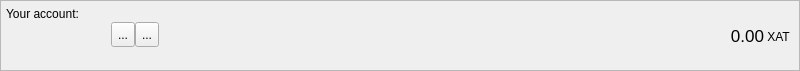
<?xml version="1.0" encoding="UTF-8"?>
<ui version="4.0">
 <class>AccountFrame</class>
 <widget class="QFrame" name="AccountFrame">
  <property name="geometry">
   <rect>
    <x>0</x>
    <y>0</y>
    <width>800</width>
    <height>71</height>
   </rect>
  </property>
  <property name="minimumSize">
   <size>
    <width>0</width>
    <height>70</height>
   </size>
  </property>
  <property name="maximumSize">
   <size>
    <width>16777215</width>
    <height>71</height>
   </size>
  </property>
  <property name="windowTitle">
   <string>Frame</string>
  </property>
  <property name="frameShape">
   <enum>QFrame::StyledPanel</enum>
  </property>
  <property name="frameShadow">
   <enum>QFrame::Plain</enum>
  </property>
  <layout class="QHBoxLayout" name="horizontalLayout_3">
   <property name="spacing">
    <number>0</number>
   </property>
   <property name="leftMargin">
    <number>5</number>
   </property>
   <property name="topMargin">
    <number>0</number>
   </property>
   <property name="rightMargin">
    <number>5</number>
   </property>
   <property name="bottomMargin">
    <number>0</number>
   </property>
   <item>
    <layout class="QVBoxLayout" name="verticalLayout_3">
     <property name="spacing">
      <number>1</number>
     </property>
     <property name="leftMargin">
      <number>0</number>
     </property>
     <property name="rightMargin">
      <number>0</number>
     </property>
     <item>
      <widget class="QLabel" name="label">
       <property name="minimumSize">
        <size>
         <width>0</width>
         <height>20</height>
        </size>
       </property>
       <property name="maximumSize">
        <size>
         <width>16777215</width>
         <height>20</height>
        </size>
       </property>
       <property name="text">
        <string>Your account:</string>
       </property>
       <property name="alignment">
        <set>Qt::AlignBottom|Qt::AlignLeading|Qt::AlignLeft</set>
       </property>
       <property name="margin">
        <number>0</number>
       </property>
       <property name="indent">
        <number>0</number>
       </property>
      </widget>
     </item>
     <item>
      <layout class="QHBoxLayout" name="horizontalLayout">
       <property name="spacing">
        <number>0</number>
       </property>
       <property name="bottomMargin">
        <number>0</number>
       </property>
       <item>
        <widget class="QLabel" name="m_addressLabel">
         <property name="sizePolicy">
          <sizepolicy hsizetype="Minimum" vsizetype="Preferred">
           <horstretch>0</horstretch>
           <verstretch>0</verstretch>
          </sizepolicy>
         </property>
         <property name="minimumSize">
          <size>
           <width>100</width>
           <height>22</height>
          </size>
         </property>
         <property name="maximumSize">
          <size>
           <width>16777215</width>
           <height>22</height>
          </size>
         </property>
         <property name="baseSize">
          <size>
           <width>0</width>
           <height>22</height>
          </size>
         </property>
         <property name="cursor">
          <cursorShape>IBeamCursor</cursorShape>
         </property>
         <property name="toolTip">
          <string>Your receiving address</string>
         </property>
         <property name="whatsThis">
          <string>This is your account address</string>
         </property>
         <property name="text">
          <string/>
         </property>
         <property name="alignment">
          <set>Qt::AlignBottom|Qt::AlignLeading|Qt::AlignLeft</set>
         </property>
         <property name="textInteractionFlags">
          <set>Qt::TextSelectableByKeyboard|Qt::TextSelectableByMouse</set>
         </property>
        </widget>
       </item>
       <item>
        <spacer name="horizontalSpacer_2">
         <property name="orientation">
          <enum>Qt::Horizontal</enum>
         </property>
         <property name="sizeType">
          <enum>QSizePolicy::Fixed</enum>
         </property>
         <property name="sizeHint" stdset="0">
          <size>
           <width>5</width>
           <height>25</height>
          </size>
         </property>
        </spacer>
       </item>
       <item>
        <widget class="QToolButton" name="m_copyButton">
         <property name="minimumSize">
          <size>
           <width>0</width>
           <height>25</height>
          </size>
         </property>
         <property name="toolTip">
          <string>Copy address</string>
         </property>
         <property name="statusTip">
          <string/>
         </property>
         <property name="whatsThis">
          <string/>
         </property>
         <property name="text">
          <string>...</string>
         </property>
         <property name="icon">
          <iconset resource="../../resources.qrc">
           <normaloff>:/icons/copy</normaloff>:/icons/copy</iconset>
         </property>
        </widget>
       </item>
       <item>
        <widget class="QToolButton" name="m_qrButton">
         <property name="minimumSize">
          <size>
           <width>0</width>
           <height>25</height>
          </size>
         </property>
         <property name="toolTip">
          <string>Show QR code</string>
         </property>
         <property name="statusTip">
          <string/>
         </property>
         <property name="text">
          <string>...</string>
         </property>
         <property name="icon">
          <iconset>
           <normaloff>:/icons/qrcode</normaloff>:/icons/qrcode</iconset>
         </property>
        </widget>
       </item>
       <item>
        <spacer name="horizontalSpacer">
         <property name="orientation">
          <enum>Qt::Horizontal</enum>
         </property>
         <property name="sizeHint" stdset="0">
          <size>
           <width>0</width>
           <height>25</height>
          </size>
         </property>
        </spacer>
       </item>
       <item>
        <widget class="QLabel" name="totalBalance">
         <property name="sizePolicy">
          <sizepolicy hsizetype="Preferred" vsizetype="Preferred">
           <horstretch>0</horstretch>
           <verstretch>0</verstretch>
          </sizepolicy>
         </property>
         <property name="maximumSize">
          <size>
           <width>16777215</width>
           <height>24</height>
          </size>
         </property>
         <property name="font">
          <font>
           <pointsize>13</pointsize>
           <weight>50</weight>
           <bold>false</bold>
          </font>
         </property>
         <property name="toolTip">
          <string>Total balance</string>
         </property>
         <property name="statusTip">
          <string>Total balance</string>
         </property>
         <property name="text">
          <string>0.00</string>
         </property>
         <property name="alignment">
          <set>Qt::AlignBottom|Qt::AlignRight|Qt::AlignTrailing</set>
         </property>
         <property name="margin">
          <number>0</number>
         </property>
         <property name="textInteractionFlags">
          <set>Qt::TextSelectableByMouse</set>
         </property>
        </widget>
       </item>
       <item>
        <widget class="QLabel" name="label_2">
         <property name="sizePolicy">
          <sizepolicy hsizetype="Preferred" vsizetype="Fixed">
           <horstretch>0</horstretch>
           <verstretch>0</verstretch>
          </sizepolicy>
         </property>
         <property name="minimumSize">
          <size>
           <width>30</width>
           <height>20</height>
          </size>
         </property>
         <property name="maximumSize">
          <size>
           <width>16777215</width>
           <height>20</height>
          </size>
         </property>
         <property name="baseSize">
          <size>
           <width>-1</width>
           <height>20</height>
          </size>
         </property>
         <property name="text">
          <string> XAT</string>
         </property>
         <property name="alignment">
          <set>Qt::AlignBottom|Qt::AlignLeading|Qt::AlignLeft</set>
         </property>
         <property name="margin">
          <number>0</number>
         </property>
        </widget>
       </item>
      </layout>
     </item>
     <item>
      <widget class="QLabel" name="addressStatusLabel">
       <property name="minimumSize">
        <size>
         <width>0</width>
         <height>20</height>
        </size>
       </property>
       <property name="maximumSize">
        <size>
         <width>16777215</width>
         <height>20</height>
        </size>
       </property>
       <property name="text">
        <string/>
       </property>
       <property name="alignment">
        <set>Qt::AlignLeading|Qt::AlignLeft|Qt::AlignTop</set>
       </property>
       <property name="margin">
        <number>0</number>
       </property>
       <property name="indent">
        <number>0</number>
       </property>
      </widget>
     </item>
    </layout>
   </item>
  </layout>
 </widget>
 <resources>
  <include location="../../resources.qrc"/>
 </resources>
 <connections>
  <connection>
   <sender>m_copyButton</sender>
   <signal>clicked()</signal>
   <receiver>AccountFrame</receiver>
   <slot>copyAddress()</slot>
   <hints>
    <hint type="sourcelabel">
     <x>818</x>
     <y>26</y>
    </hint>
    <hint type="destinationlabel">
     <x>422</x>
     <y>295</y>
    </hint>
   </hints>
  </connection>
  <connection>
   <sender>m_qrButton</sender>
   <signal>clicked()</signal>
   <receiver>AccountFrame</receiver>
   <slot>showQR()</slot>
   <hints>
    <hint type="sourcelabel">
     <x>802</x>
     <y>34</y>
    </hint>
    <hint type="destinationlabel">
     <x>494</x>
     <y>35</y>
    </hint>
   </hints>
  </connection>
 </connections>
 <slots>
  <slot>copyAddress()</slot>
 </slots>
</ui>
